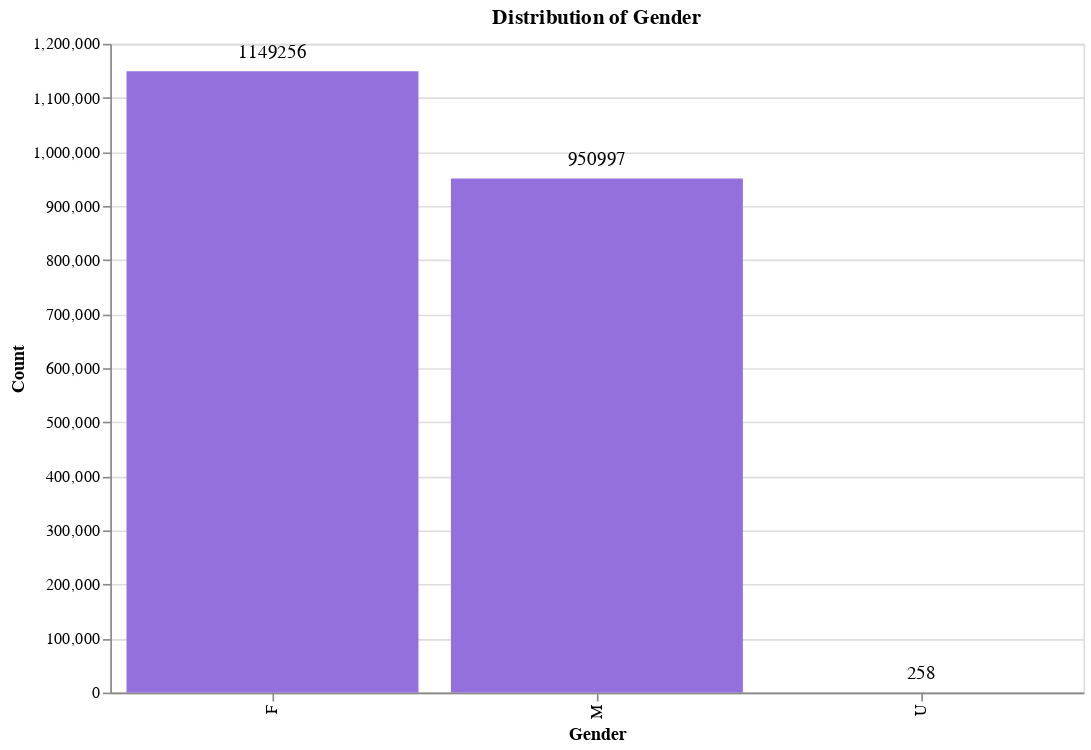
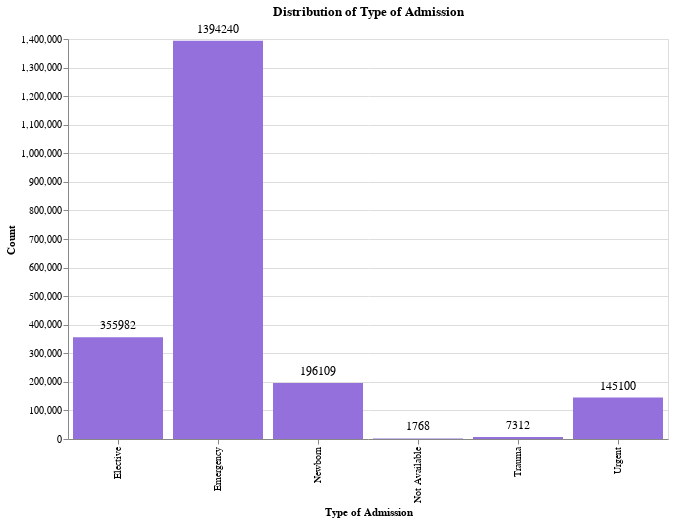
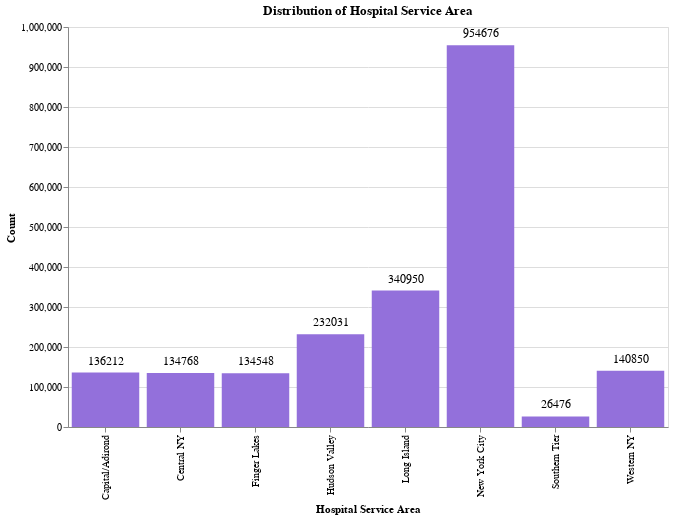
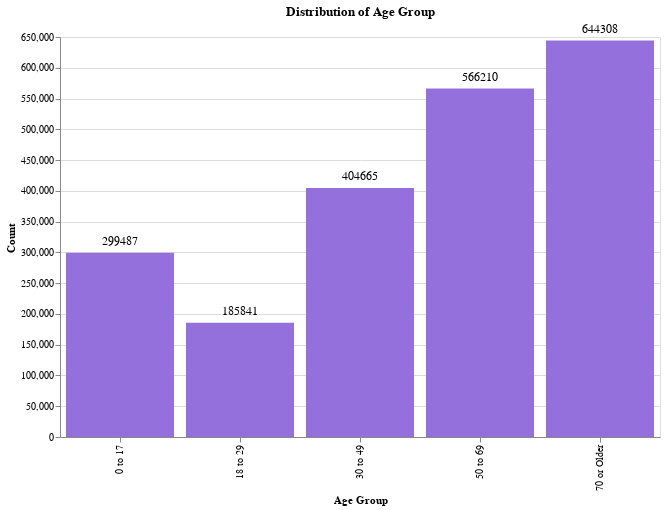

The notebook cell saved with these charts, in order:
### Code cell
# Target variables ditribution

target_vars = ['Gender', 'Type of Admission', 'Hospital Service Area',
               'Age Group', 'APR Severity of Illness Code',
               'APR Risk of Mortality','Payment Typology 1']

# Loop through each categorical variable and plot
for target in target_vars:
    counts = df[target].value_counts().reset_index()
    counts.columns = [target, 'Count']
    counts['Percentage (%)'] = (counts['Count'] / counts['Count'].sum()) * 100

    chart = alt.Chart(counts).mark_bar(color='mediumpurple').encode(
        x=alt.X(f'{target}:N', sort='-y', title=target),
        y=alt.Y('Count:Q', title='Count'),
        tooltip=[target, 'Count', alt.Tooltip('Percentage (%):Q', format='.2f')]
    ).properties(
        title=f'Distribution of {target}',
        width=600,
        height=400
    )

    text = alt.Chart(counts).mark_text(
        align='center',
        baseline='bottom',
        dy=-5,
        fontSize=12
    ).encode(
        x=f'{target}:N',
        y='Count:Q',
        text=alt.Text('Count:Q')
    )

    display(chart + text)

### Figure 1 — Vega-Lite specification as saved in the notebook (floating-point values rounded to 4 significant figures)
{"config": {"view": {"continuousWidth": 300, "continuousHeight": 300}}, "layer": [{"mark": {"type": "bar", "color": "mediumpurple"}, "encoding": {"tooltip": [{"field": "Gender", "type": "nominal"}, {"field": "Count", "type": "quantitative"}, {"field": "Percentage (%)", "format": ".2f", "type": "quantitative"}], "x": {"field": "Gender", "sort": "-y", "title": "Gender", "type": "nominal"}, "y": {"field": "Count", "title": "Count", "type": "quantitative"}}, "title": "Distribution of Gender"}, {"mark": {"type": "text", "align": "center", "baseline": "bottom", "dy": -5, "fontSize": 12}, "encoding": {"text": {"field": "Count", "type": "quantitative"}, "x": {"field": "Gender", "type": "nominal"}, "y": {"field": "Count", "type": "quantitative"}}}], "data": {"name": "data-7babd5691afeafb2232d69254b069d84"}, "height": 400, "width": 600, "$schema": "https://vega.github.io/schema/vega-lite/v5.20.1.json", "datasets": {"data-7babd5691afeafb2232d69254b069d84": [{"Gender": "F", "Count": 1149256, "Percentage (%)": 54.71}, {"Gender": "M", "Count": 950997, "Percentage (%)": 45.27}, {"Gender": "U", "Count": 258, "Percentage (%)": 0.01228}]}}

### Figure 2 — Vega-Lite specification as saved in the notebook (floating-point values rounded to 4 significant figures)
{"config": {"view": {"continuousWidth": 300, "continuousHeight": 300}}, "layer": [{"mark": {"type": "bar", "color": "mediumpurple"}, "encoding": {"tooltip": [{"field": "Type of Admission", "type": "nominal"}, {"field": "Count", "type": "quantitative"}, {"field": "Percentage (%)", "format": ".2f", "type": "quantitative"}], "x": {"field": "Type of Admission", "sort": "-y", "title": "Type of Admission", "type": "nominal"}, "y": {"field": "Count", "title": "Count", "type": "quantitative"}}, "title": "Distribution of Type of Admission"}, {"mark": {"type": "text", "align": "center", "baseline": "bottom", "dy": -5, "fontSize": 12}, "encoding": {"text": {"field": "Count", "type": "quantitative"}, "x": {"field": "Type of Admission", "type": "nominal"}, "y": {"field": "Count", "type": "quantitative"}}}], "data": {"name": "data-c0197b48e881d6474553f4a303fea493"}, "height": 400, "width": 600, "$schema": "https://vega.github.io/schema/vega-lite/v5.20.1.json", "datasets": {"data-c0197b48e881d6474553f4a303fea493": [{"Type of Admission": "Emergency", "Count": 1394240, "Percentage (%)": 66.38}, {"Type of Admission": "Elective", "Count": 355982, "Percentage (%)": 16.95}, {"Type of Admission": "Newborn", "Count": 196109, "Percentage (%)": 9.336}, {"Type of Admission": "Urgent", "Count": 145100, "Percentage (%)": 6.908}, {"Type of Admission": "Trauma", "Count": 7312, "Percentage (%)": 0.3481}, {"Type of Admission": "Not Available", "Count": 1768, "Percentage (%)": 0.08417}]}}

### Figure 3 — Vega-Lite specification as saved in the notebook (floating-point values rounded to 4 significant figures)
{"config": {"view": {"continuousWidth": 300, "continuousHeight": 300}}, "layer": [{"mark": {"type": "bar", "color": "mediumpurple"}, "encoding": {"tooltip": [{"field": "Hospital Service Area", "type": "nominal"}, {"field": "Count", "type": "quantitative"}, {"field": "Percentage (%)", "format": ".2f", "type": "quantitative"}], "x": {"field": "Hospital Service Area", "sort": "-y", "title": "Hospital Service Area", "type": "nominal"}, "y": {"field": "Count", "title": "Count", "type": "quantitative"}}, "title": "Distribution of Hospital Service Area"}, {"mark": {"type": "text", "align": "center", "baseline": "bottom", "dy": -5, "fontSize": 12}, "encoding": {"text": {"field": "Count", "type": "quantitative"}, "x": {"field": "Hospital Service Area", "type": "nominal"}, "y": {"field": "Count", "type": "quantitative"}}}], "data": {"name": "data-a799adfc641a88a597db5452108edf4c"}, "height": 400, "width": 600, "$schema": "https://vega.github.io/schema/vega-lite/v5.20.1.json", "datasets": {"data-a799adfc641a88a597db5452108edf4c": [{"Hospital Service Area": "New York City", "Count": 954676, "Percentage (%)": 45.45}, {"Hospital Service Area": "Long Island", "Count": 340950, "Percentage (%)": 16.23}, {"Hospital Service Area": "Hudson Valley", "Count": 232031, "Percentage (%)": 11.05}, {"Hospital Service Area": "Western NY", "Count": 140850, "Percentage (%)": 6.706}, {"Hospital Service Area": "Capital/Adirond", "Count": 136212, "Percentage (%)": 6.485}, {"Hospital Service Area": "Central NY", "Count": 134768, "Percentage (%)": 6.416}, {"Hospital Service Area": "Finger Lakes", "Count": 134548, "Percentage (%)": 6.405}, {"Hospital Service Area": "Southern Tier", "Count": 26476, "Percentage (%)": 1.26}]}}

### Figure 4 — Vega-Lite specification as saved in the notebook (floating-point values rounded to 4 significant figures)
{"config": {"view": {"continuousWidth": 300, "continuousHeight": 300}}, "layer": [{"mark": {"type": "bar", "color": "mediumpurple"}, "encoding": {"tooltip": [{"field": "Age Group", "type": "nominal"}, {"field": "Count", "type": "quantitative"}, {"field": "Percentage (%)", "format": ".2f", "type": "quantitative"}], "x": {"field": "Age Group", "sort": "-y", "title": "Age Group", "type": "nominal"}, "y": {"field": "Count", "title": "Count", "type": "quantitative"}}, "title": "Distribution of Age Group"}, {"mark": {"type": "text", "align": "center", "baseline": "bottom", "dy": -5, "fontSize": 12}, "encoding": {"text": {"field": "Count", "type": "quantitative"}, "x": {"field": "Age Group", "type": "nominal"}, "y": {"field": "Count", "type": "quantitative"}}}], "data": {"name": "data-56081fc4a616311b586b9acd04aaba29"}, "height": 400, "width": 600, "$schema": "https://vega.github.io/schema/vega-lite/v5.20.1.json", "datasets": {"data-56081fc4a616311b586b9acd04aaba29": [{"Age Group": "70 or Older", "Count": 644308, "Percentage (%)": 30.67}, {"Age Group": "50 to 69", "Count": 566210, "Percentage (%)": 26.96}, {"Age Group": "30 to 49", "Count": 404665, "Percentage (%)": 19.27}, {"Age Group": "0 to 17", "Count": 299487, "Percentage (%)": 14.26}, {"Age Group": "18 to 29", "Count": 185841, "Percentage (%)": 8.847}]}}
